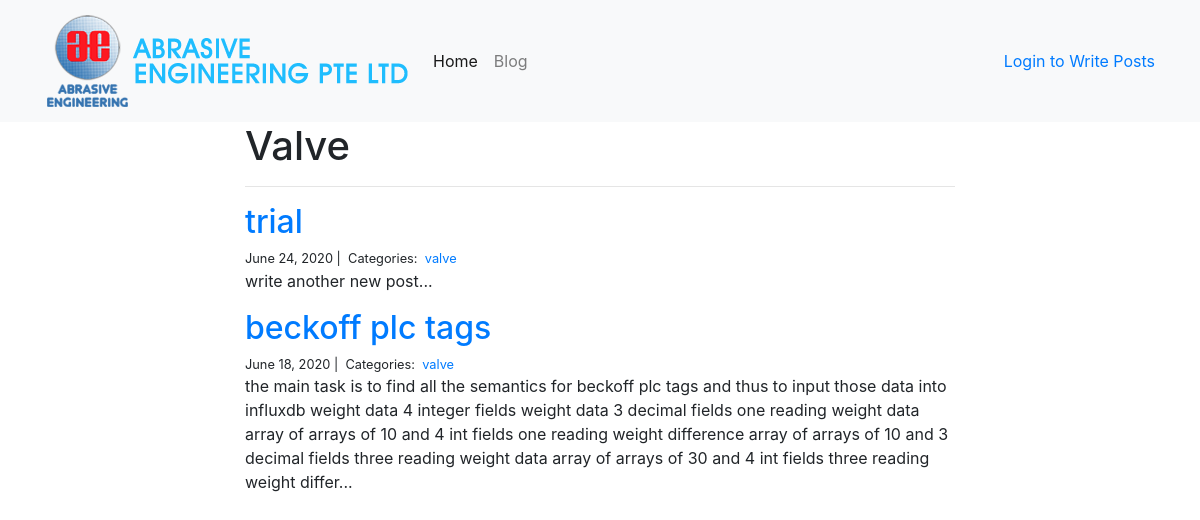
The app's page /blog/valve/ with its own data.
### blog/models.py (models this page shows, shortened)
class Category(models.Model):
    name = models.CharField(max_length=100)
    class Meta:
        ordering = ('name',)
        verbose_name = 'category'
        verbose_name_plural = 'categories'

class Post(models.Model):
    title = models.CharField(max_length=255)
    body = models.TextField()
    created_on = models.DateTimeField(auto_now_add=True)
    last_modified = models.DateTimeField(auto_now=True)
    categories = models.ManyToManyField('Category', related_name='posts')
    cover = models.ImageField(blank=True, upload_to='images/')

### blog/views.py (the view)
# urls.py: path("<category>/", views.blog_category, name="blog_category"),
def blog_category(request, category):
    posts = Post.objects.filter(
        categories__name__contains=category
    ).order_by(
        '-created_on'
    )
    context = {
        "category": category,
        "posts": posts
    }
    return render(request, "blog_category.html", context)

### blog/templates/blog_category.html
{% extends "base.html" %}
{% block page_content %}
<div class="col-md-8 offset-md-2">
    <h1>{{ category | title }}</h1>
    <hr>
    {% for post in posts %}
    <h2><a href="{% url 'blog_detail' post.pk%}">{{ post.title }}</a></h2>
    <small>
        {{ post.created_on.date }} |&nbsp;
        Categories:&nbsp;
        {% for category in post.categories.all %}
        <a href="{% url 'blog_category' category.name %}">
            {{ category.name }}
        </a>&nbsp;
        {% endfor %}
    </small>
    <p>{{ post.body | slice:":400"}}...</p>
    {% endfor %}
</div>
{% endblock %}

### records on screen
Category: name "Valve", name "valve"
Post: title "trial", created_on "June 24, 2020", body "write another new post"
Post: title "beckoff plc tags", created_on "June 18, 2020", body "the main task is to find all the semantics for beckoff plc tags and thus to input those data into influxdb weight data 4 integer fields weight data 3 decimal fields one reading weight data array of arrays of 10 and 4 int fields one reading weight difference array of arrays of 10 and 3 decimal fields three reading weight data array of arrays of 30 and 4 int fields three reading weight differ"
